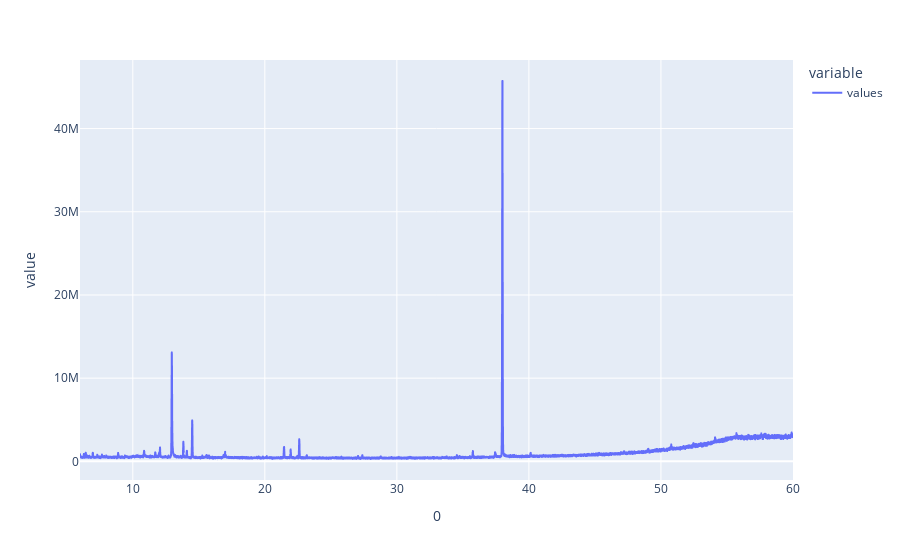

The code cell stored with this chart in its notebook:
### Markdown cell above
## Lecture d'un fichier csv et affichage des données
On utilise pandas pour lire directement le fichier csv et mettre les données dans un objet du type DataFrame.<br>
Les 5 premières lignes ne sont pas prises en compte car elles correspondent aux métadonnées de l'analyse. <br>
Le parser détecte trois colonnes car les lignes finissent par une virgule, il faut donc supprimer la troisième colonne, qui est vide, du DataFrame.

Voici un affiche des données brutes :

### Code cell
df = tools.readCSV(PATH)
df.plot()

### Figure 1 — Plotly figure (JSON) as saved in the notebook; plotly's stock layout.template omitted (floating-point values rounded to 4 significant figures; data arrays with more than 128 entries replaced by an {"elided": "..."} marker saying what was removed)
{"data": [{"hovertemplate": "variable=values<br>0=%{x}<br>value=%{y}<extra></extra>", "legendgroup": "values", "line": {"color": "#636efa", "dash": "solid"}, "mode": "lines", "name": "values", "showlegend": true, "type": "scattergl", "x": {"elided": "9150 float values"}, "xaxis": "x", "y": {"elided": "9150 float values"}, "yaxis": "y"}], "layout": {"legend": {"title": {"text": "variable"}, "tracegroupgap": 0}, "margin": {"t": 60}, "xaxis": {"anchor": "y", "domain": [0, 1], "title": {"text": "0"}}, "yaxis": {"anchor": "x", "domain": [0, 1], "title": {"text": "value"}}}}
